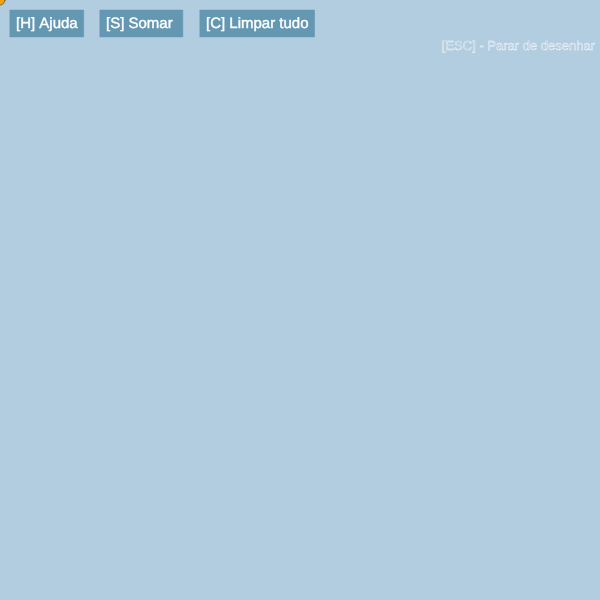
Frame 1 (no input)
Frame 60 (no input): identical to frame 1, image omitted
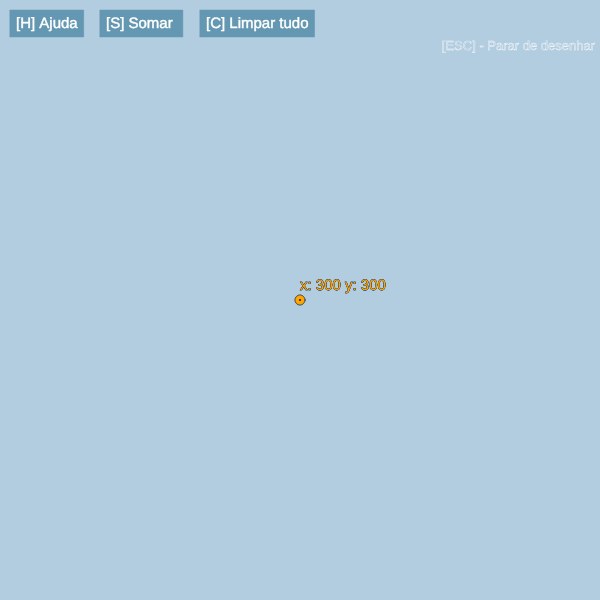
Frame 120 (the mouse pressed at the canvas centre since frame 60)

The p5.js sketch that drew these frames (run headless with seeded random() and noise() and a simulated clock; from frame 60 on, the mouse is pressed at the canvas centre):

// p5.js sketch
// ── sketch.js
var vectors = [] //array de vetores
var points = [] //array de pontos
var currentVector; //vetor atual (o que muda com o mouse)
var isDrawing = true; //diz se está "pausado" ou não

//menu
var helpText = '[H] Ajuda'
var addText = '[S] Somar '
var clearText = '[C] Limpar tudo'
var escapeText = '[ESC] - Parar de desenhar'
var escapeText2 = '[ESC] - Voltar a desenhar'

var helpButton, addButton, clearButton, backgroundColor, scpWidth;
var buttons = [];

//dimensoes canva
var cnvWidth = 600
var cnvHeight = 600

function deleteElement(){
    let pos = mousePosition()
    
    vectors.forEach( v =>{
      if(v.isHover()){
        vectors.splice(vectors.indexOf(v),1)
        return;
      }
    })
  
    points.forEach(p =>{
      if(p.isHover()){
        points.splice(points.indexOf(p),1)
        regenerateVectors()
        return;
      }
    })
}
  
function mousePosition(){
    let x = mouseX
    let y = mouseY

    if(x > cnvWidth){x = cnvWidth}
    else if(x<0){x = 0}

    if(y > cnvHeight){ y = cnvHeight }
    else if(y < 0){ y = 0}

    return [x, y]
}

function sum(){ //soma os vetores

  let sumVector = new Vector(points[0], points[points.length-1], color(255,0,0))

  vectors.push(sumVector)
  isDrawing = false;

}

function regenerateVectors(){
  vectors = []
  for( i = 0 ; i < points.length-1 ; i++ ) { //desenha todos os vetores do array
      vectors.push(new Vector(points[i], points[i+1]))
  }
}

function clearAll(){
  vectors = []
  points = []
}






// ----------------------------------------------------






function setup(){
  createCanvas(cnvWidth, cnvHeight);
  backgroundColor = color(179,205,224)
  helpButton = new Button(10, 10, color(100,151,177), helpText, "help");
  addButton = new Button(100, 10, color(100,151,177), addText, "add");
  clearButton = new Button(200, 10, color(100,151,177), clearText, "clear");

  buttons.push(helpButton)
  buttons.push(addButton)
  buttons.push(clearButton)

  scpWidth = textWidth(escapeText)
  scpWidth2 = textWidth(escapeText2)

}

function mousePressed(){
  
  if(mouseButton === "left" && isDrawing){ //se apertar com o botao esquerdo e não tiver pausado

    if(points.length > 0 ){
      vectors.push(currentVector) //adiciona o vetor atual ao array de vetores
    }
    points.push(new Point(mousePosition(), color(1,31,75)))
  }
  
  else if(mouseButton === "left" && !(isDrawing)){
    buttons.forEach(b=>{
      if(b.isHover()){
        b.onClick()
      }
      return
    })
  }
  
}

function keyPressed(){
  switch(keyCode){
    
    case(83): //somar
      sum()
      break
      
    case(27): //"pausar"
      isDrawing = !(isDrawing)
      break
    
    case(67): //limpar
      clearAll()
      break
    
    case(69): //embaralharar
      points = shuffle(points)
      regenerateVectors()
      break
    
    case(46): //apagar um elemento
      deleteElement()
      break
    
    default:
      break
  }
}

function draw() {
  background(backgroundColor);

  stroke(255)
  noFill()
  strokeWeight(0.4)
  textSize(13)
  if(isDrawing){
    text(escapeText, cnvWidth - scpWidth*13/12 - 5 , 50)

    let currentPoint = new Point(mousePosition(), color(1,31,75))
    currentPoint.draw()
  }
  else{
    text(escapeText2, cnvWidth - scpWidth2*13/12 - 5 , 50)
  }
  
  
  vectors.forEach(v =>{
    v.draw()
  })

  points.forEach(p =>{
    p.draw()
  })

  buttons.forEach(b=>{
    b.draw()
  })
  
  if(isDrawing && points.length > 0){
    currentVector = new Vector(
      points[points.length-1], 
      new Point(mousePosition()), color(1,31,75))
    currentVector.draw()
  }
  
}

// ── Button.js
class Button{
    constructor(x,y, color,text, action, margin = 6, fontSize = 15){
      
      this.x = x
      this.y = y
      
      this.width = textWidth(text) * fontSize/12 + margin*2
      this.height = fontSize + margin*2
      
      this.color = color
      this.text = text
  
      this.margin = margin;
      this.fontSize = fontSize;
      this.action = action;
    }
  
    draw(){
      fill(this.color)
      stroke(this.color)
      if(this.isHover()){
        fill(0,91,150)
        stroke(0,91,150)
      }
      rect(this.x,this.y,this.width,this.height)
      
      fill(255)
      stroke(255)
      textSize(this.fontSize)
      text(this.text, this.x + this.margin, this.y + this.margin/2 + this.fontSize)
    }
  
    onClick(){
      switch(this.action){
        case "add":
          sum()
          break
        case "clear":
          clearAll()
          break
        case "help":
          print("help")
          break
        default:
          this.action()
          break
      }
    }

    isHover(){
        let pos = mousePosition()
        return (pos[0] < this.x + this.width 
            && pos[0] > this.x
            && pos[1] < this.y + this.height 
            && pos[1] > this.y)
    }
  
  }
// ── Menu.js
class Menu{
    constructor(){
        this.helpText = '[H] Ajuda'
        this.addText = '[S] Somar'
        this.clearText = '[C] Limpar tudo'
        
        this.help = createButton(this.helpText)
        this.add = createButton(this.addText )
        this.clear = createButton(this.clearText)
    }

    draw(bool){
        if(bool){
            text("")
        }
        else{

        }
    }
}
// ── Point.js
class Point{
    constructor(pos, color){
        this.pos = pos
        this.x = pos[0]
        this.y = pos[1]
        this.radius = 10
        this.color = color
    }

    draw(){
        fill(this.color)
        stroke(this.color)
        strokeWeight(0.5)
        textSize(15)
        
        if(this.isHover()){
            fill(255,165,0)
        }
        
        circle(this.x,this.y,this.radius)
        text("x: " + this.x + " y: " + this.y, this.x, this.y-this.radius)
    }

    isHover(){
        let x = mousePosition()[0]
        let y = mousePosition()[1]
        
        return (x > this.x - this.radius 
            && x < this.x + this.radius 
            && y > this.y - this.radius 
            && y < this.y + this.radius)
    }
}
// ── Vector.js
class Vector{
  constructor(point1,point2, paint = color(0,0,0)){
  
    this.point1 = point1.pos
    this.point2 = point2.pos
    
    this.x1 = point1.x
    this.y1 = point1.y
    this.x2 = point2.x
    this.y2 = point2.y
    
    this.paint = paint

    //para a função da reta
    this.angular = (this.y2 - this.y1) / (this.x2 - this.x1) //coeficiente angular
    this.linear = this.y1 - this.angular*this.x1 //coeficiente linear

    this.weight = 2

    //valor escalar do vetor
    this.value = sqrt(
      pow((this.x2-this.x1),2)+
      pow((this.y2-this.y1),2)
      )

  }
  
  draw(){
    stroke(this.paint)
    
    
    if(this.isHover()){
      textSize(15)
      noFill()
      strokeWeight(1)
      text("Módulo: "+ nf(this.value, undefined, 2), ((this.x2 - this.x1)/2)+this.x1, ((this.y2 - this.y1)/2)+this.y1)
      stroke(255,165,0)
  
    }
    strokeWeight(this.weight)
    line(this.x1, this.y1, this.x2, this.y2)    
  }
  
  isHover(){
    let pos = mousePosition()
    let result = this.lineFunction(pos[0])
    return  result < pos[1] + this.weight+2 && result > pos[1] - this.weight-2;
  }

  lineFunction(x){
    return this.angular*x + this.linear
  }
}

// ── functions.js
var vectors = [] //array de vetores
var points = [] //array de pontos
var currentVector; //vetor atual (o que muda com o mouse)
var currentPoint;
var isDrawing = true; //diz se está "pausado" ou não

//textos dos botoes
var addText = '[S] Somar '
var clearText = '[C] Limpar tudo'
var shuffleText = '[E] Embaralhar'
var centralizeText = '[A] Centralizar'

//textos na tela
var escapeText = '[ESC] - Parar de desenhar'
var escapeText2 = '[ESC] - Voltar a desenhar'
var delText = '[DEL] - Remover elemento'

var addButton, clearButton, backgroundColor, scpWidth, shuffleButton, centralizeButton;
var buttons = [];

//dimensoes canva
var cnvWidth = 550
var cnvHeight = 500

function deleteElement(){ //deleta elemento que o mouse está por cima -> só é chamada quando a tecla DEL é pressionada

    vectors.forEach( v =>{ //verifica se está por cima de um vetor
      if(v.isHover()){
        vectors.splice(vectors.indexOf(v),1) //tira o vetor da lista de vetores. Então, automaticamente, ele não será mais desenhado
        updatePointSequence() //recalcula os pontos quanto for eliminado um vetor
        return;
      }
    })
  
    points.forEach(p =>{ //verifica se está por cima de um ponto
      if(p.isHover()){
        points.splice(points.indexOf(p),1) //faz o mesmo, mas para a lista de pontos
        regenerateVectors()  //recalcula os vetores quando for eliminado o ponto
        return;
      }
    })
}
  
function mousePosition(){ //quando chamada, retorna a posição do mouse
    let x = mouseX
    let y = mouseY

    //verificando os limites do canvas -> se passar do limite, será considerado como se fosse o próprio limite

    //limite para o eixo X (largura)
    if(x > cnvWidth){x = cnvWidth}
    else if(x<0){x = 0}

    //limite para o eixo Y (altura)
    if(y > cnvHeight){ y = cnvHeight }
    else if(y < 0){ y = 0}

    return [x, y]
}

function sum(){ //soma os vetores
  if(vectors.length > 1){
    //cria um novo vetor soma, que possui o ponto inicial no primeiro ponto do primeiro vetor e o último ponto no último ponto do último vetor
    let sumVector = new Vector(points[0], points[points.length-1], color(255,0,0))

    vectors.push(sumVector) //adiciona à lista de vetores, para ser desenhado
    isDrawing = false //dá "pause" no desenho, para evitar possíveis erros
  }
  
}

function regeneratePoints(){ //repopula o vetor de pontos baseado nos pontos dos vetores existentes
  points = []
  points.push(vectors[0].point1) //adiciona o primeiro ponto do primeiro vetor
  
  vectors.forEach(v =>{ //para cada vetor da lista
    points.push(v.point2) //adicionará o último ponto desse vetor
  })
}

function regenerateVectors(){ //repopula os vetor de vetores baseado nos pontos existentes
  vectors = []
  for( i = 0 ; i < points.length-1 ; i++ ) { 
    vectors.push(new Vector(points[i], points[i+1])) //cada vetor será uma linha entre o ponto atual e o próximo ponto
  }
}

function clearAll(){ //remove todos os pontos e todos os vetores
  vectors = []
  points = []
}

function shuffleVectors(){    
  vectors = shuffle(vectors) //mistura a lista de vetores

  updatePointSequence() //atualiza a sequência de pontos de acordo com os vetores -> essa função também atualiza os pontos de cada vetor
  
  centralizePoints() //centraliza os pontos e, consequentemnete, os vetores

  checkCanvasBounds() //verifica se todos os pontos estão dentro do canva, se não, irá resolver
}

function centralizePoints(){ //centraliza os pontos para o meio do canvas
    let arrX = [], arrY=[]
    
    points.forEach(p=>{ //gera dois arrays: um para todos os valores de X e outro para todos os valores de Y
        arrX.push(p.x)
        arrY.push(p.y)
    })

    //para cada eixo, tiratremos a media dos pontos e veremos o quanto esse ponto médio será deslocado para ficar no centro do canvas
    let difX = cnvWidth/2 - media(arrX) //(Meio do eixo X) - (Coordenada X do ponto médio)
    let difY = cnvHeight/2 - media(arrY)//(Meio do eixo Y) - (Coordenada Y do ponto médio)
    
    //cada ponto será deslocado os valores medidos acima
    points.forEach(p=>{
        p.setX(p.x + difX)
        p.setY(p.y + difY)
    })
    
    regenerateVectors() //recalcula os vetores com base nos pontos
}

function media(arr){ //função de apoio -> calcula o valor médio de um array
    let sum = 0
    arr.forEach(a=>{
        sum+=a
    })

    return sum/arr.length
}

function checkCanvasBounds(){ //verifica se os todos os pontos estão dentro dos pontos
  let i = 0
  
  while(i < vectors.length - 1){
    let changed = false
    let firstPoint = vectors[0].point1
    let p = vectors[i].point2
    
    //verifica se o ponto atual do loop fica forá do canvas de alguma forma
    //modifica o primeiro ponto do primeiro vetor e depois atualiza todos os outros baseados nessa mudança
    if (p.x > cnvWidth){ 
      firstPoint.setX(firstPoint.x - (p.x - cnvWidth)) //mover mais para a esquerda o primeiro ponto
      changed = true
    }
    else if(p.x < 0){
      firstPoint.setX(firstPoint.x - p.x) //mover mais para a direita o primeiro ponto
      changed = true
    }

    if(p.y > cnvHeight){
      firstPoint.setY(firstPoint.y - (p.y - cnvHeight)) //mover mais para a cima o primeiro ponto
      changed = true
    }
    else if (p.y < 0){
      firstPoint.setY(firstPoint.y - p.y) //mover mais para a baixo o primeiro ponto
      changed = true 
    }
    
    if(changed){ //se tiver alterado algo
      vectors[0].setPoints(firstPoint) //atualiza os pontos do primeiro vetor
      updatePointSequence() //atualiza a sequencia de pontos (e vetores)
    }
    i++
  }
}
  

function updatePointSequence(){ //atualiza a sequencia de pontos e modifica os vetores com base nessa sequencia
  for (let i = 0; i < vectors.length-1; i++) {
    vectors[i+1].setPoints(vectors[i].point2) //para cada vetor, seu primeiro ponto será o último do vetor anterio
  }
  regeneratePoints() //atualiza o vetor de pontos
}
